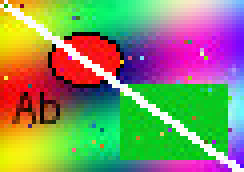
#> input picture packages/imagedecode/tests/data/b444.jpg, 61 x 43 px (shown 4 times larger)
$ python -i common.py   (imports and definitions only)
#> lines starting #> are read from the running program, lines starting #| are printed output that depends on the picture
#> further down, picture is the input picture: shape (43, 61, 3); mean B, G, R 102.3, 143.8, 133.1
"""Shared helpers: loading, cropping, colour conversion, JSON, drawing."""

import json
import os

import cv2
import numpy as np
from skimage import color as skcolor


# [12 lines left out: functions load_bgr, save_png, not called in this run]


def find_photo_crop(bgr, white=235, fill=0.9):
    """The picture inside a screenshot: the band of rows (then columns) that
    are mostly not the near-white page around it. The whole image when
    there is no such border."""
#> called with white = 235, fill = 0.9
    g = cv2.cvtColor(bgr, cv2.COLOR_BGR2GRAY)
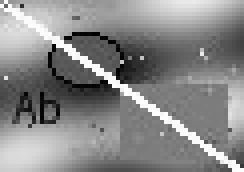
#> g: shape (43, 61) (shown 4 times larger); min 1, max 255, mean 135.9
    rows = np.where((g < white).mean(1) > fill)[0]
#> rows = 43 values from 0 to 42
    if len(rows) < 0.2 * g.shape[0]:
        return [0, 0, g.shape[1], g.shape[0]]
    # the longest run of consecutive rows
    runs = np.split(rows, np.where(np.diff(rows) != 1)[0] + 1)
#> runs = 1 item
    run = max(runs, key=len)
#> run = 43 values from 0 to 42
    y0, y1 = int(run[0]), int(run[-1]) + 1
#> y0 = 0; y1 = 43
    cols = np.where((g[y0:y1] < white).mean(0) > fill)[0]
#> cols = 61 values from 0 to 60
    runs = np.split(cols, np.where(np.diff(cols) != 1)[0] + 1)
    run = max(runs, key=len)
#> run = 61 values from 0 to 60
    x0, x1 = int(run[0]), int(run[-1]) + 1
#> x0 = 0; x1 = 61
    return [x0, y0, x1, y1]


# [27 lines left out: functions bgr_to_lab, lab_to_bgr8, to_jsonable, not called in this run]


def write_json(path, obj):
    with open(path, "w", encoding="utf-8") as f:
        json.dump(to_jsonable(obj), f, indent=1)


def read_json(path):
    with open(path, encoding="utf-8") as f:
        return json.load(f)


def dim(bgr, factor=0.45):
    return (bgr.astype(np.float32) * factor).astype(np.uint8)


def put_label(img, text, org, scale=0.6, col=(255, 255, 255)):
    cv2.putText(img, text, org, cv2.FONT_HERSHEY_SIMPLEX, scale, (0, 0, 0), 4, cv2.LINE_AA)
    cv2.putText(img, text, org, cv2.FONT_HERSHEY_SIMPLEX, scale, col, 1, cv2.LINE_AA)


def ensure_dir(d):
    os.makedirs(d, exist_ok=True)
    return d


# Region colours for overlays (BGR)
REGION_COLOURS = {
    "head": (60, 200, 255),
    "neck": (0, 140, 255),
    "body": (80, 220, 80),
    "tail": (255, 160, 60),
    "wing_near": (220, 80, 220),
    "wing_far": (255, 255, 0),
    "other": (160, 160, 160),
}

>>> import cv2
>>> picture = cv2.imread('../../packages/imagedecode/tests/data/b444.jpg')
>>> result = find_photo_crop(picture)
#> result = [0, 0, 61, 43]

$ run again, on packages/imagedecode/tests/data/odd420.jpg
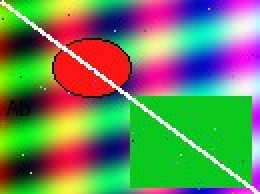
#> input picture packages/imagedecode/tests/data/odd420.jpg, 130 x 97 px (shown 2 times larger)
#> picture is the input picture: shape (97, 130, 3); mean B, G, R 92.4, 134, 107
#> in find_photo_crop, `g = cv2.cvtColor(bgr, cv2.COLOR_BGR2GRAY)`:
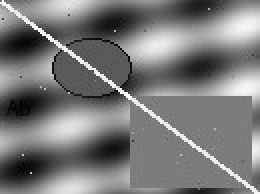
#> g: shape (97, 130) (shown 2 times larger); min 1, max 254, mean 121.2
#> rows = 90 values from 0 to 96
#> in find_photo_crop, `runs = np.split(rows, np.where(np.diff(rows) != 1)[0] + 1)`: runs = 3 items
#> in find_photo_crop, `run = max(runs, key=len)`: run = 50 values from 47 to 96
#> y0 = 47; y1 = 97
#> cols = 128 values from 0 to 129
#> in find_photo_crop, `runs = np.split(cols, np.where(np.diff(cols) != 1)[0] + 1)`: runs = 2 items
#> in find_photo_crop, `run = max(runs, key=len)`: run = 126 values from 0 to 125
#> x0 = 0; x1 = 126
#> result = [0, 47, 126, 97]
